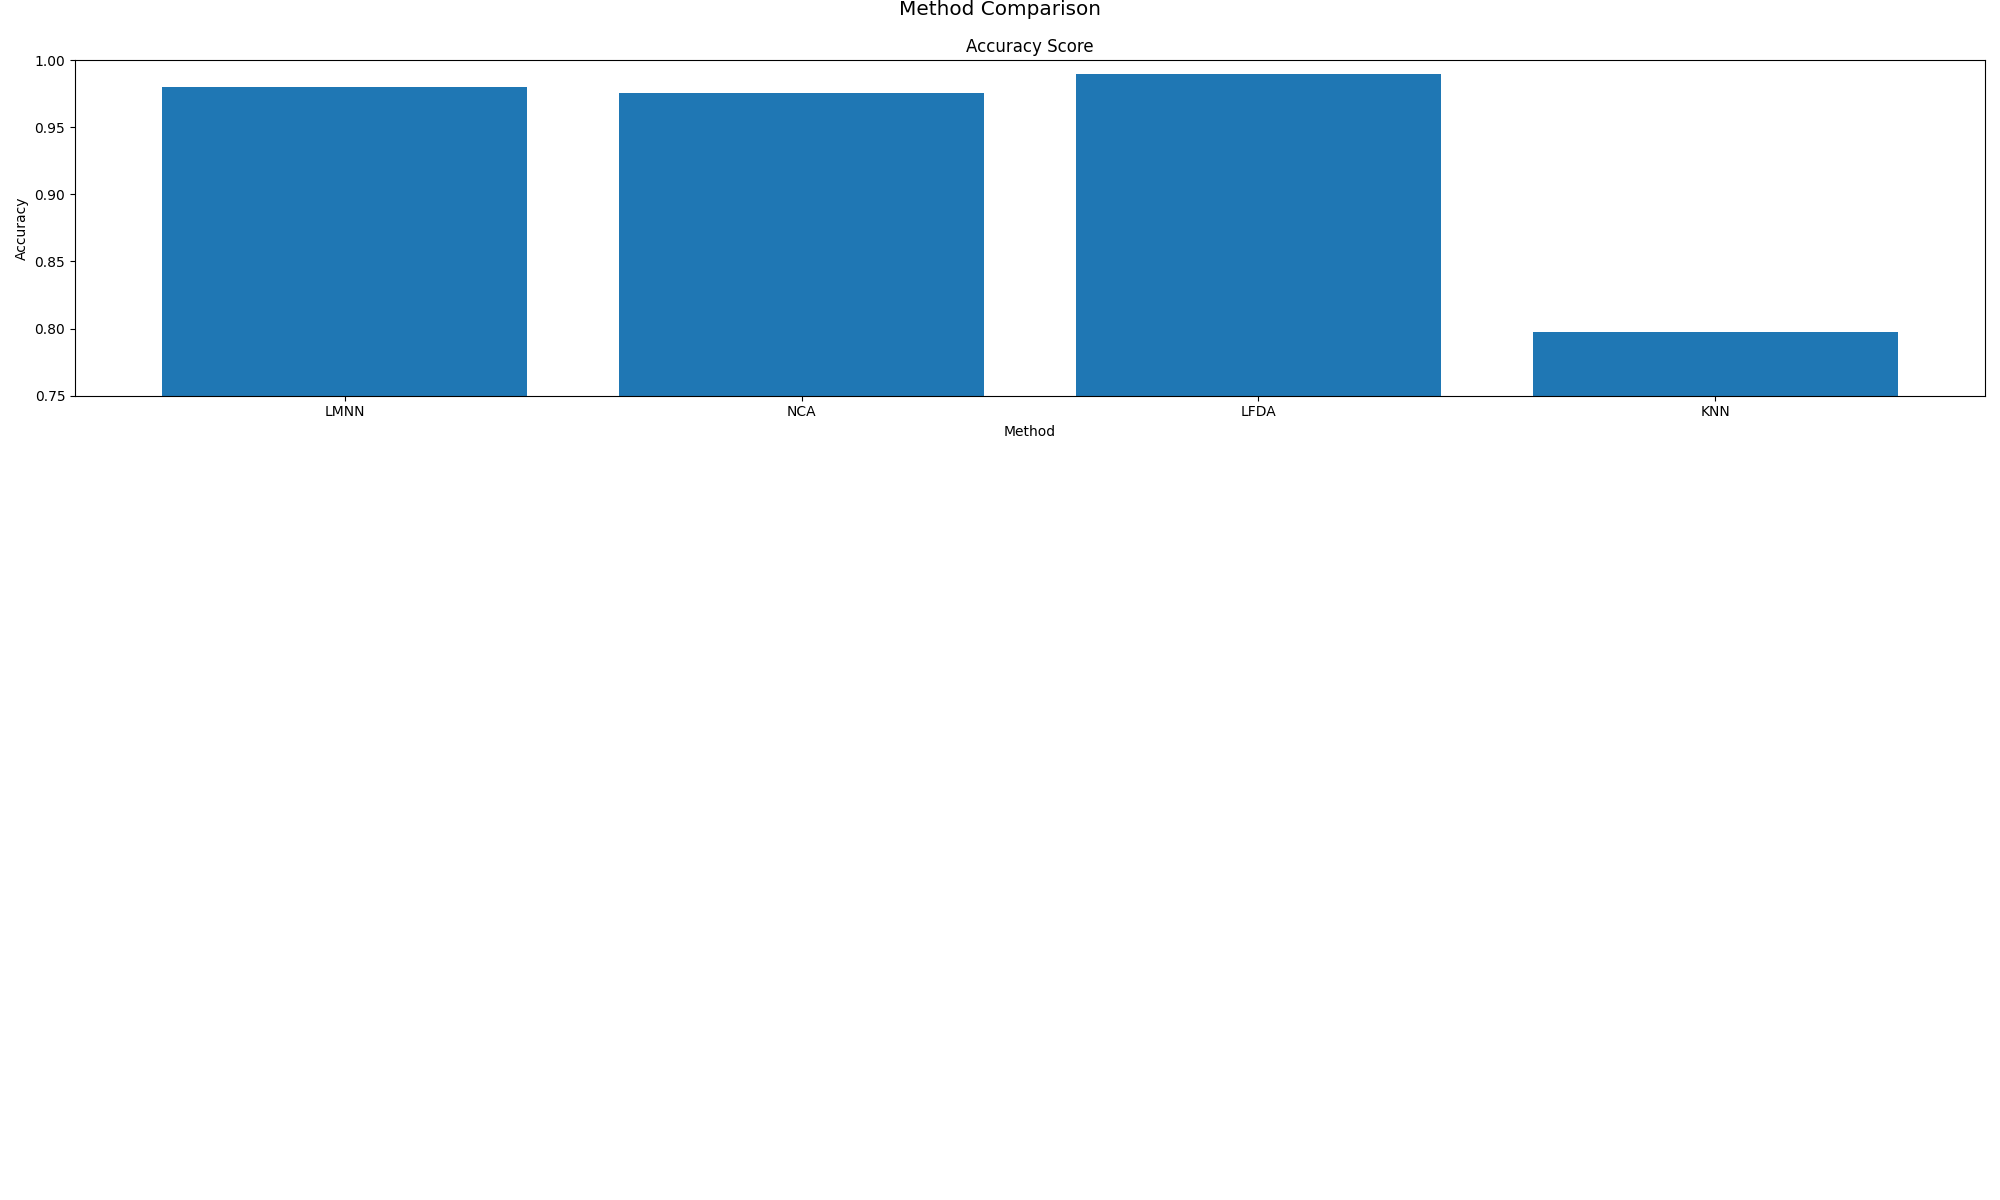

Generate this figure with Python:
from pprint import pprint
from matplotlib import pyplot as plt
import numpy as np
from sklearn.datasets import load_wine, make_classification
from sklearn.model_selection import train_test_split
from sklearn.neighbors import KNeighborsClassifier
np.random.seed(42)
X_train, X_test, y_train, y_test = train_test_split(*load_wine(return_X_y=True), test_size=.70)
scores = [0.97967,0.97567,0.98967]
methods = ['LMNN', 'NCA', 'LFDA', 'KNN']
knn_scores = []
for i in range(1,11):
    knn = KNeighborsClassifier(n_neighbors=i)
    knn.fit(X_train,y_train)
    knn_scores.append(knn.score(X_test,y_test))

total = 0
for score in knn_scores:
    total += score
knn_average = total / 10
scores.append(knn_average)
pprint(scores)

fig = plt.figure()
fig.set_size_inches(20, 12, forward=True)
fig.set_dpi(100)
st = fig.suptitle("Method Comparison", fontsize="x-large")
ax1 = fig.add_subplot(311)
ax1.bar(methods, scores)
ax1.set_title("Accuracy Score")
ax1.set_ylabel("Accuracy")
ax1.set_xlabel("Method")
ax1.set_ylim(.75,1)

fig.tight_layout()

# shift subplots down:
st.set_y(1)
fig.subplots_adjust(top=.95)

fig.savefig("averages_synthetic.png")